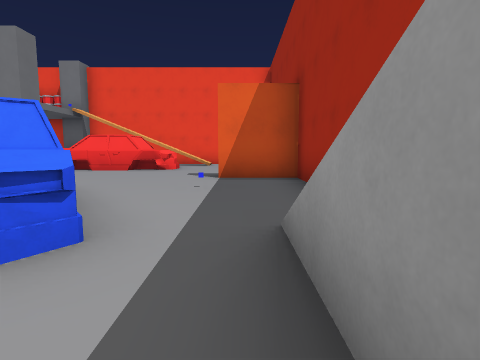
[1] (above)

24 first-person views from a walk through a 3-D level made in the Godot game engine. The camera is 1.2 m above the floor, tilts 6° down and sees 80° across. The floor is counted in squares, 2 m on a side. Each view is taken from the middle of a square. On the plan, view 1 faces up. The plan holds only what a view shows up to about 9 squares ahead; the rest is blank. The place goes on beyond the plan.

[2]
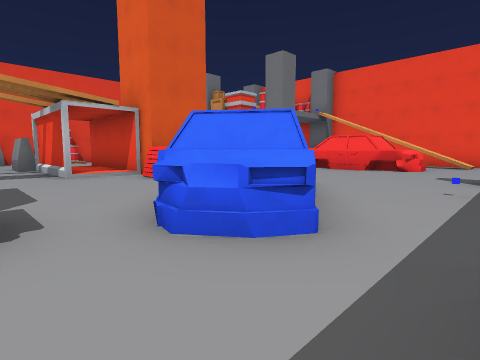

[3]
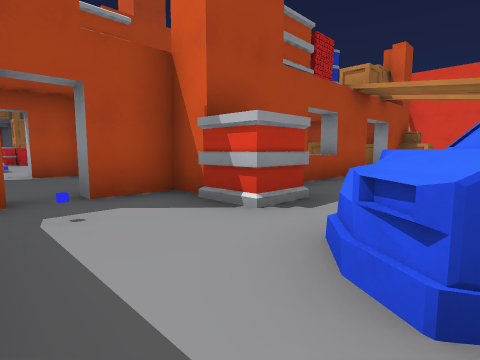

[4]
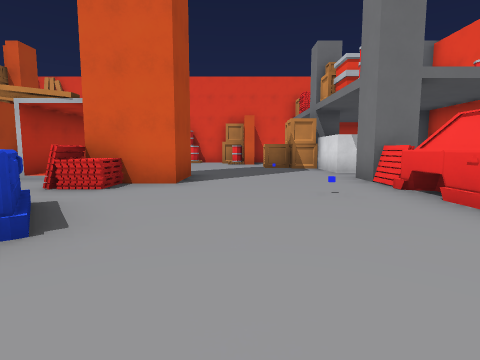

[5]
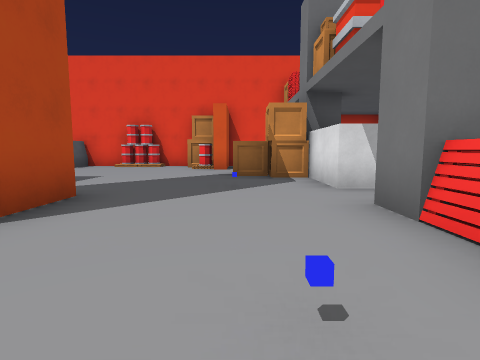

[6]
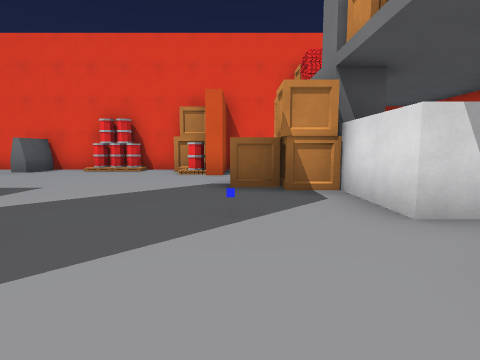

[7]
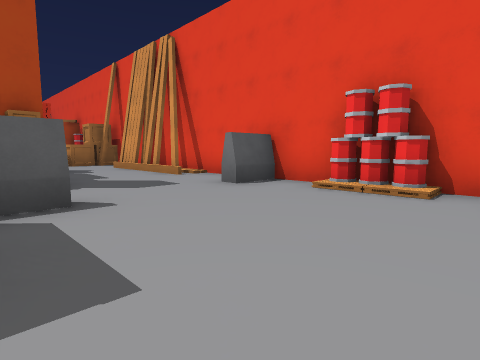

[8]
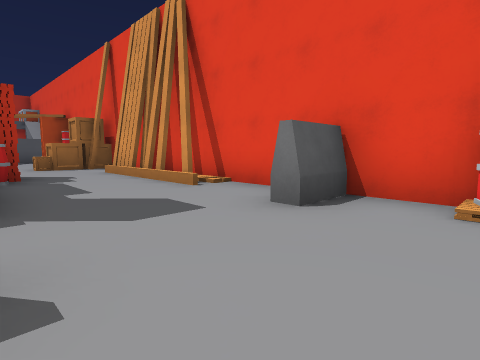

[9]
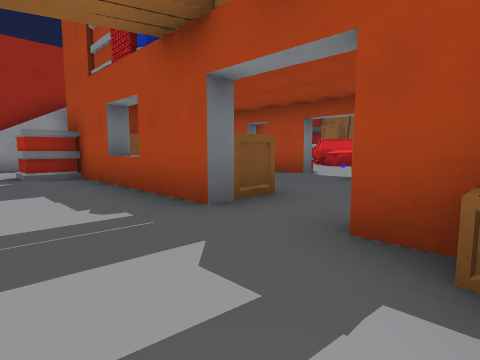

[10]
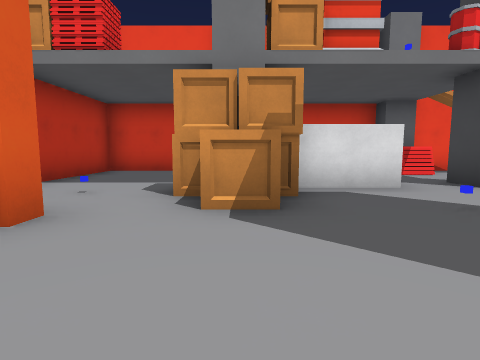

[11]
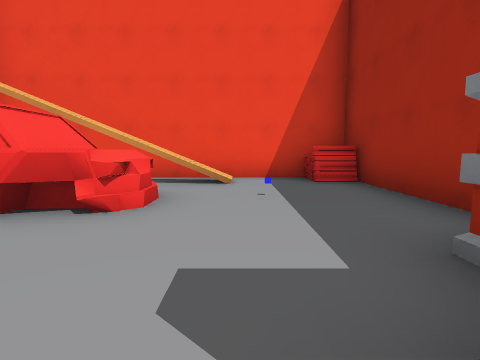

[12]
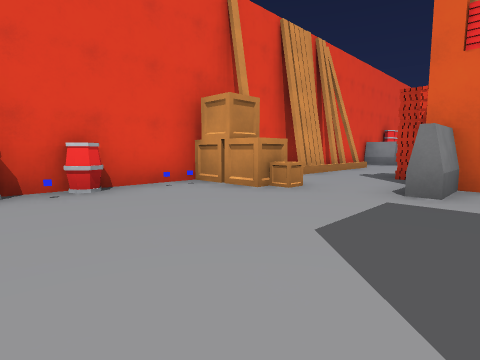

[13]
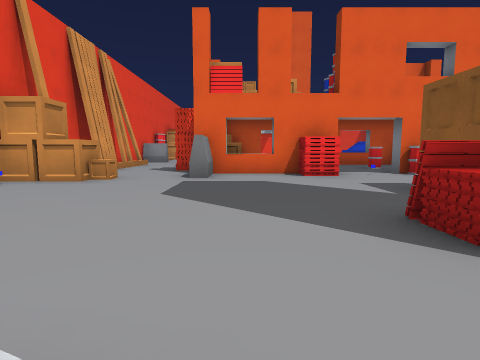

[14]
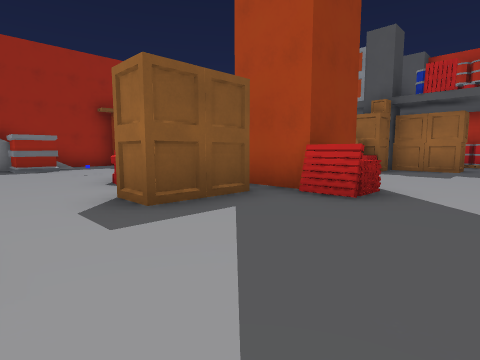

[15]
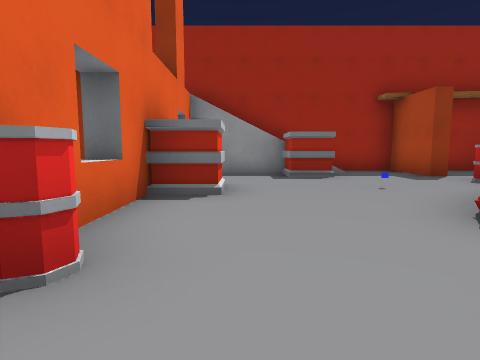

[16]
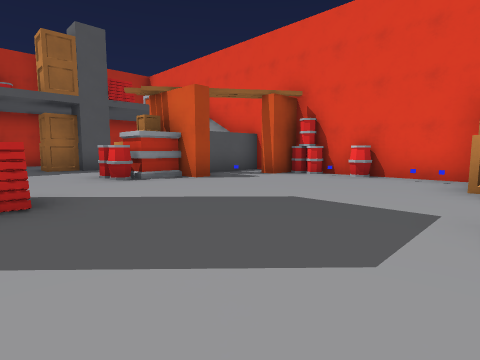

[17]
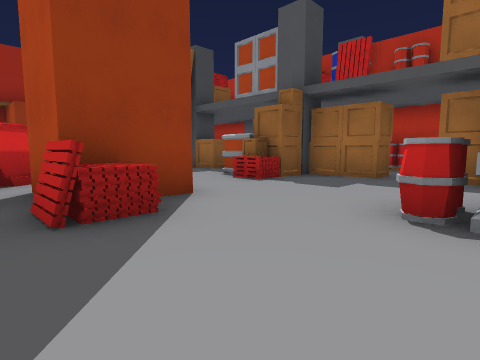

[18]
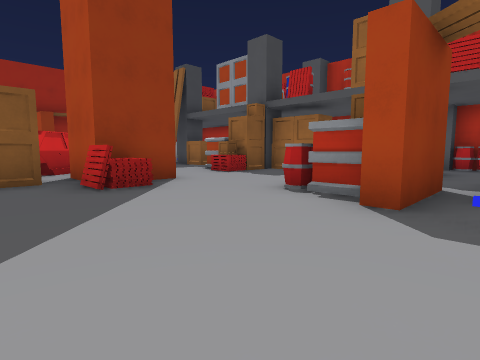

[19]
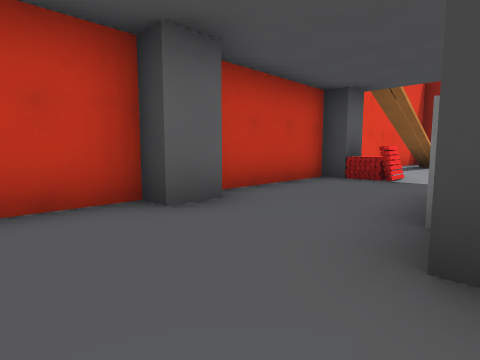

[20]
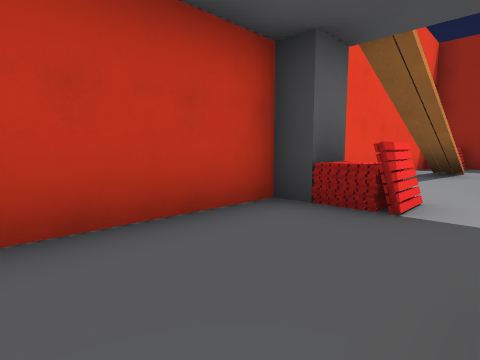

[21]
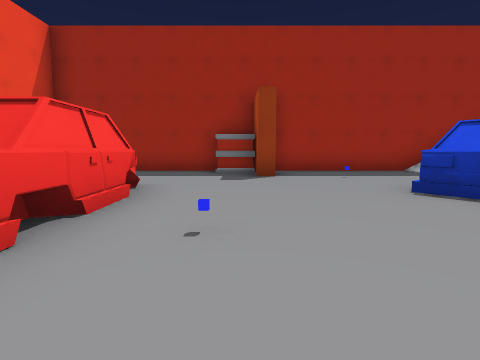

[22]
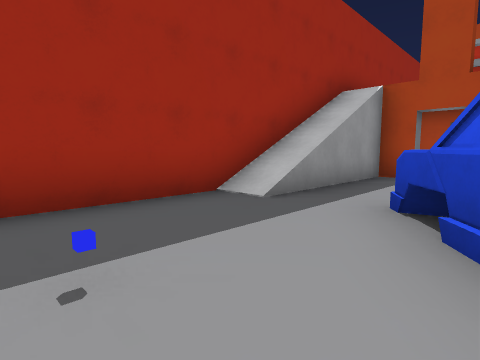

[23]
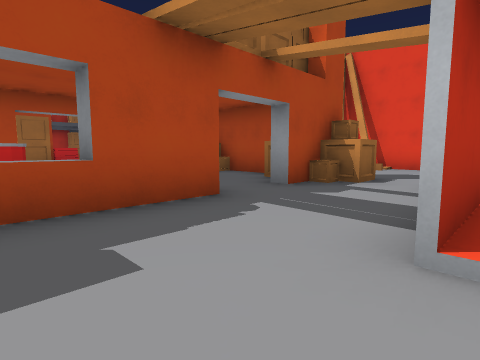

[24]
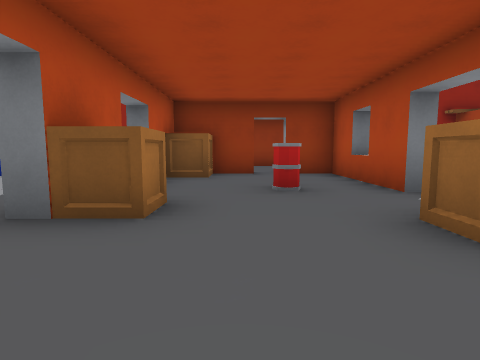

### Floor plan
Key: @ floor where view 1 was taken; # wall or solid block; . floor; / step, stairs or slope; = window, fence, low wall or low ledge; ^ raised ledge; B block; O other object.
Columns run from 15 left of view 1 to 2 right of it. Each row starts with its distance up from view 1.
 13 #################
 12 #...#...#.......##
 11 #.......^........#
 10 #.........^ ^.O..#
  9 #...###.#^^##^...#
  8 #.O.#............#
  7 ###.^.O...B....###
  6 ###..............#
  5 #.............B..#
  4 #......###.^^....#
  3 #.....####..##...#
  2 #....####...##^./#
  1 ##...........^../#
  0 #...........#..@/#
 -1 #...##..##^##.O./#
 -2 ##..#^..^...##.//#
 -3 ##..#.......#.../#
 -4 ##..#....=..... /#
 -5 #...####.#####. /#
 -6 #...#..#O#..#.O//#
 -7 ##^............./#
 -8 #O.............//#
 -9 #O......#.^.O..#/#
-10 #O......#.^ .....#
-11 ##.....###.# ..###
-12 ##O.....#    ^..
-13 #//##.....     ..#
-14   /##......      #
-15    .....##.
-16    .#..##
-17    .##.#
-18    . ..
-19    =   #
-20    ##  #

Positions as (right, up) in squares from view 1, and headings:
1: (0, 0), facing up
2: (0, 0), facing up-left
3: (0, 2), facing down-left
4: (-1, 6), facing left
5: (-4, 7), facing left
6: (-6, 7), facing left
7: (-10, 5), facing down-left
8: (-11, 3), facing down-left
9: (-10, 1), facing down-right
10: (-11, 4), facing up
11: (-1, 6), facing up
12: (-10, -11), facing up-left
13: (-10, -13), facing up
14: (-10, -7), facing down-right
15: (-7, -7), facing right
16: (-8, -7), facing down-left
17: (-11, -10), facing down-right
18: (-13, -9), facing down-right
19: (-13, 9), facing up-right
20: (-10, 10), facing up-right
21: (-7, 7), facing right
22: (-2, 5), facing down-right
23: (-5, 2), facing down-left
24: (-10, -3), facing right
